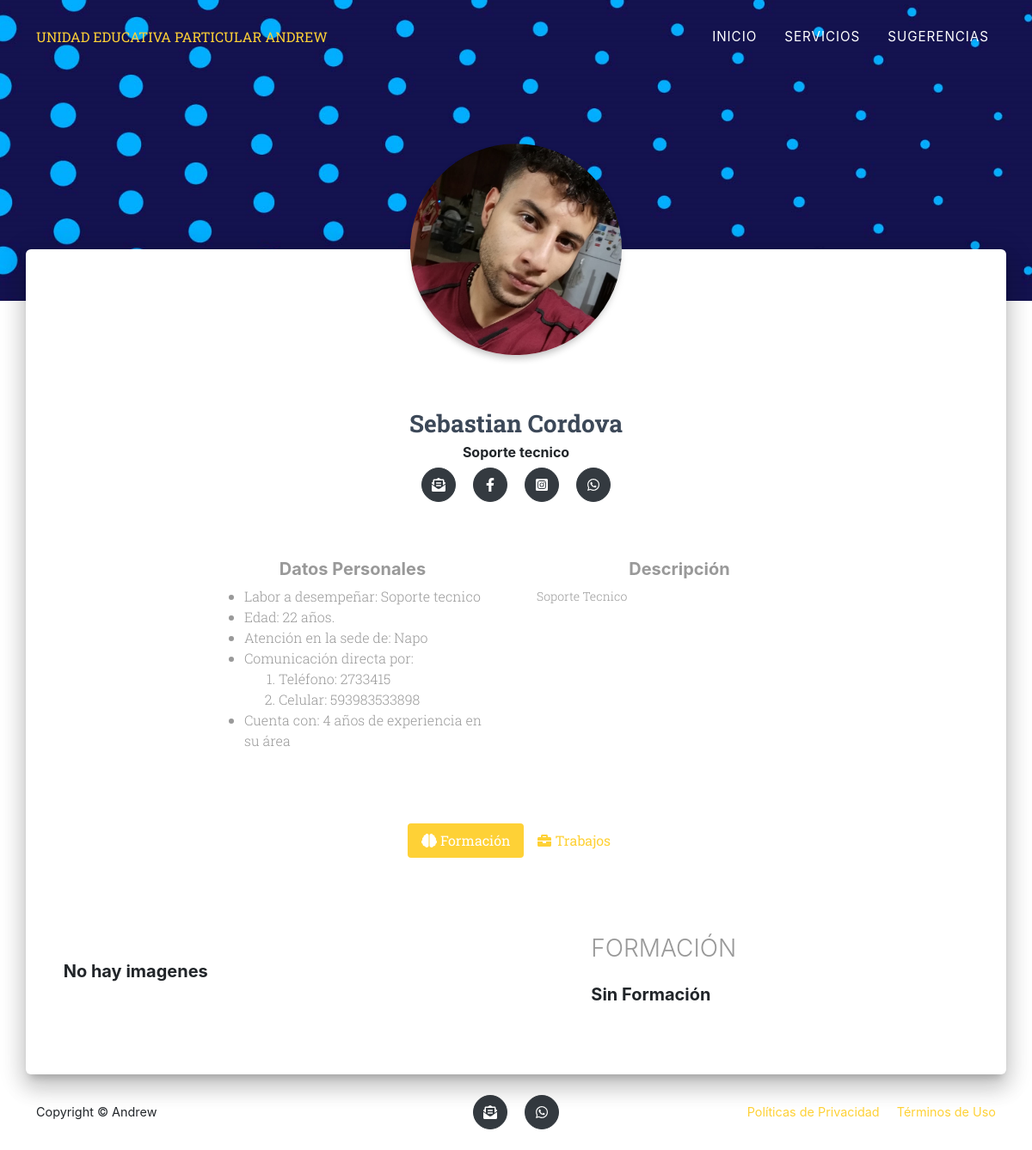
The app's page /perfil.php?id=1 with its own data.
### tables this page shows
CREATE TABLE `usuario` (
  `ID_PERSONA` int(5) NOT NULL,
  `ID_TIPO` int(2) NOT NULL,
  `ID_SERVICIOS` int(5) NOT NULL,
  `ID_LUGAR` int(5) NOT NULL,
  `NOMBRE` varchar(40) NOT NULL,
  `EDAD` int(2) NOT NULL,
  `CORREO` varchar(30) NOT NULL,
  `PSWD` varchar(20) NOT NULL,
  `DESCRIPCION` text DEFAULT NULL,
  `TELEFONO` int(10) DEFAULT NULL,
  `CELULAR` bigint(15) DEFAULT NULL,
  `AN_EXPERIENCIA` int(2) DEFAULT NULL,
  `FOTO` text DEFAULT NULL,
  `FACEBOOK` varchar(60) DEFAULT NULL,
  `INSTAGRAM` varchar(60) DEFAULT NULL,
  `NUM_VISITAS` int(5) DEFAULT 0,
  `NUM_REDES` int(5) NOT NULL DEFAULT 0,
  `NUM_SMS` int(5) NOT NULL DEFAULT 0,
  `NUM_COR` int(5) NOT NULL DEFAULT 0,
  `ESTATUS` int(11) NOT NULL DEFAULT 1
);

CREATE TABLE `servicios` (
  `ID_SERVICIOS` int(5) NOT NULL,
  `NOMBRE_SERVICIO` varchar(40) NOT NULL
);

CREATE TABLE `lugar` (
  `ID_LUGAR` int(5) NOT NULL,
  `nombre_lugar` varchar(40) NOT NULL
);

### perfil.php (the view, shortened to what this page needs)
<?php
include ('conexion.php');
$persona = array(
    'datos' => array(
    'nombre' => 'Sebastian Cordova',
    'correo' => 'isacorecal@outlook.com',
    'asunto' => 'Mas Información sobre matriculas',
    'msg' => 'Se requiere mayor información sobre las matriculas de la institucion',
    'fono' => '5930983533898'
    )
);
if(empty($_REQUEST['id'])){
    header('location: clientes.php');
}else{
    $idusuario = $_REQUEST['id'];
    $query = "SELECT ID_TIPO, s.NOMBRE_SERVICIO,s.ID_SERVICIOS,l.ID_LUGAR,l.nombre_lugar,NOMBRE,CORREO,EDAD,TELEFONO,CELULAR,AN_EXPERIENCIA,FOTO,FACEBOOK,INSTAGRAM,ID_PERSONA,DESCRIPCION,NUM_VISITAS FROM usuario, servicios s,lugar l
    WHERE usuario.ID_SERVICIOS = s.ID_SERVICIOS AND usuario.ID_LUGAR = l.ID_LUGAR AND ID_PERSONA = $idusuario ";
    $llamarUsuario = mysqli_query($conexion,$query);
    $result = mysqli_num_rows($llamarUsuario);
    $row = "";
    if($result > 0){
        $row = mysqli_fetch_array($llamarUsuario);
    }
}
?>
<!doctype html>
<html lang="es">
<head>
    <link rel="stylesheet" href="https://stackpath.bootstrapcdn.com/bootstrap/4.1.3/css/bootstrap.min.css"
>
    <link rel="stylesheet" href="css/perfil.css">
    <link rel="stylesheet"
        href="https://unpkg.com/bootstrap-material-design@4.1.1/dist/css/bootstrap-material-design.min.css"
>
    <link rel="stylesheet" href="css/estilos.css">
</head>
<body class="profile-page">
    <nav class="navbar navbar-expand-lg navbar-dark fixed-top " id="mainNav">
        <div class="container">
            <a class="masthead-subheading text-uppercase" href="index.php">UNIDAD EDUCATIVA PARTICULAR ANDREW</a>
            <div class="collapse navbar-collapse" id="navbarResponsive">
                <ul class="navbar-nav text-uppercase ml-auto">
                    <li class="nav-item"><a class="nav-link js-scroll-trigger" href="index.php">Inicio</a></li>
                    <li class="nav-item"><a class="nav-link js-scroll-trigger" href="clientes.php">
                            Servicios</a></li>
                    <li class="nav-item"><a class="nav-link js-scroll-trigger" href="sugerencias.html">Sugerencias</a>
                    </li>
                </ul>
            </div>
    </nav>
    <div class="main main-raised">
        <div class="profile-content">
            <div class="container">
                <div class="row">
                    <div class="col-md-6 ml-auto mr-auto">
                        <div class="profile">
                            <div class="avatar">
                                <?php
                                if ($row['FOTO'] == null) {
                                    $link = "http://ssl.gstatic.com/accounts/ui/avatar_2x.png";
                                } else {
                                    $link = $row['FOTO'];
                                }
                            ?>
                                <img src="<?php echo $link ?>" alt="FOTO NO REGISTRADA"
                                    class="img-raised rounded-circle img-fluid">
                            </div>
                            <div class="name">
                                <h3 class="title">
                                    <?php echo $row['NOMBRE'] ?>
                                </h3>
                                <h6>
                                    <?php echo $row['NOMBRE_SERVICIO'] ?>
                                </h6>
                                <a class="btn btn-dark btn-social mx-2" href="rdmail.php?id=<?php echo $idusuario ?>"><i class="fas fa-envelope-open-text" target="_blank"></i>
                                </a>
                                <a class="btn btn-dark btn-social mx-2" href="redireccion.php?id=<?php echo $idusuario ?>"><i
                                        class="fab fa-facebook-f" target="_blank"></i></a>
                                <a class="btn btn-dark btn-social mx-2" href="redirect2.php?id=<?php echo $idusuario ?>"><i
                                        class="fab fa-instagram-square" target="_blank"></i></a>
                                <a class="btn btn-dark btn-social mx-2" href="rdwsp.php?id=<?php echo $idusuario ?>"><i
                                        class="fab fa-whatsapp" target="_blank"></i></a>
                            </div>
                        </div>
                    </div>
                </div>
                <div class="row mt-5">
                    <div class="col-sm-1 col-md-2 col-lg-2 ml-auto">
                    </div>
                    <div class="col-sm-5 col-md-4 col-lg-4 ">
                        <div class="container description ml-auto">
                            <h5 class="text-center">
                                Datos Personales
                            </h5>
                            <ul>
                                <li>Labor a desempeñar:
                                    <?php echo $row['NOMBRE_SERVICIO'] ?>
                                </li>
                                <li>Edad:
                                    <?php echo $row['EDAD'] ?> años.
                                </li>
                                <li>Atención en la sede de:
                                    <?php echo $row['nombre_lugar'] ?>
                                </li>
                                <li>Comunicación directa por:
                                            <ol>
                                                <li>Teléfono:
                                                    <?php echo $row['TELEFONO'] ?>
                                                </li>
                                                <li>Celular:
                                                    <?php echo $row['CELULAR'] ?>
                                                </li>
                                            </ol>
                                        </li>
                                        <li>Cuenta con:
                                            <?php echo $row['AN_EXPERIENCIA'] ?> años de experiencia en su área
                                        </li>
                            </ul>
                        </div>
                    </div>
                    <div class="col-sm-4 col-md-4 col-lg-4 ml-auto">
                        <div class="container-fluid description text-justify">
                            <h5 class="text-center">
                                Descripción
                            </h5>
                            <p>
                            <?php
                                            if($row['DESCRIPCION']==null){
                                                echo "El usuario no ha agregado su descripción personal";
                                            }else{
                                                echo $row['DESCRIPCION'];
                                            }
                                            ?>
                            </p>
                        </div>
                    </div>
                    <div class="col-sm-1 col-md-2 col-lg-2 ml-auto">
                    </div>
                </div>
                <div class="profile-tabs">
                    <ul class="nav nav-pills nav-pills-icons justify-content-center" role="tablist">
                        <li class="nav-item">
                            <a class="nav-link active" href="#studio" role="tab" data-toggle="tab" id="experienciabtn">
                                <i class="fas fa-brain"></i>
                                Formación
                            </a>
                        </li>
                        <li class="nav-item">
                            <a class="nav-link" href="#works" role="tab" data-toggle="tab" id="trabajobtn">
                                <i class="fas fa-briefcase"></i>
                                Trabajos
                            </a>
                        </li>
                    </ul>
                </div>
                <div class="row ">
                    <div class="col-sm-6 col-md-6 col-lg-6 mr-auto ml-auto ">
                        <div class="container mr-auto ml-auto">
                            <div class="tab-content tab-space">
                                <div class="tab-pane active gallery" id="studio">
                                    <div class="row">
                                    <?php
                                        $ID = $idusuario;
                                        $query4 = "SELECT f.FOTO1,f.FOTO2 FROM FORMACION f,USUARIO U WHERE f.ID_PERSONA = '$ID' AND U.ID_PERSONA = '$ID'";
                                        include "conexion.php";
                                        $IMGS_F = mysqli_query($conexion,$query4);
                                        $result = mysqli_num_rows($IMGS_F);
                                            if($result >0){
                                                while($data4 = mysqli_fetch_array($IMGS_F)){
                                        ?>
                                            <div class="col-md-6">
                                                <img src="<?php echo $data4[0] ?>"
                                                    class="rounded">
                                            </div>
                                            <div class="col-md-6">
                                                <img src="<?php echo $data4[1] ?>"
                                                    class="rounded">
                                            </div>
                                            <?php
                                        }
                                }else {
                                    echo "<br class='mt-5'><h5 class='descripcion mt-5'>No hay imagenes</h5>";
                                }
                                ?>
                                    </div>
                                </div>
                            </div>
                        </div>
                    </div>
                    <div class="col-sm-6 col-md-6 col-lg-5 mt-5 mr-auto">
                        <br>
                        <div class="container-fluid text-justify" id="experiencia">
                        <h3 class="description">FORMACIÓN</h3>
                        <?php
                        $ID = $idusuario;
                        $query = "SELECT f.DESCRIPCION FROM FORMACION f,USUARIO U WHERE f.ID_PERSONA = '$ID' AND U.ID_PERSONA = '$ID'";
                        include "conexion.php";
                        $DESC_F = mysqli_query($conexion,$query);
                        $result = mysqli_num_rows($DESC_F);
                            if($result >0){
                                while($data2 = mysqli_fetch_array($DESC_F)){
                                    ?>
                                    <p class="description">
                                        <ul class="description">
                                            <li>
                                            <?php echo $data2[0] ?>
                                            </li>
                                        </ul>
                                    </p>
                                    <?php
                                        }
                                } else {
                                    echo "<br><h5 class='descripcion'>Sin Formación</h5>";
                                }
                                ?>
                        </div>
                    </div>
                </div>
            </div>
        </div>
    </div>
    <footer class="footer py-4">
        <div class="container">
            <div class="row align-items-center">
                <div class="col-sm-3 col-md-4 col-lg-4 text-lg-left">Copyright © Andrew</div>
                <div class="col-sm-6 col-md-4 col-lg-4 my-3 my-lg-0">
                    <a class="btn btn-dark btn-social mx-2" href="mailto:
                <?php echo $persona["datos"]["correo"]; ?>
                        ?subject=
                        <?php echo $persona["datos"]["asunto"]; ?>
                        &body=
                        <?php echo $persona["datos"]["msg"]; ?>
                        "><i class="fas fa-envelope-open-text"></i>
                    </a>
                    <a class="btn btn-dark btn-social mx-2" href="https://api.whatsapp.com/send?phone=
                    <?php echo $persona["datos"]["fono"]; ?>&text=
                        <?php echo $persona["datos"]["msg"]; ?>" target="_blank"><i class="fab fa-whatsapp"></i>
                    </a>
                </div>
                <div class="col-sm-3 col-md-4 col-lg-4 text-lg-right">
                    <a class="mr-3" href="#!">Políticas de Privacidad</a>
                    <a href="#!">Términos de Uso</a>
                </div>
            </div>
        </div>
    </footer>
</body>
</html>

### css/perfil.css (style rules this page uses)
.main-raised { margin: -60px 30px 0; border-radius: 6px; box-shadow: 0 16px 24px 2px rgba(0,0,0,.14), 0 6px 30px 5px rgba(0,0,0,.12), 0 8px 10px -5px rgba(0,0,0,.2); }
.main { background: #FFF; position: relative; z-index: 3; }
.profile-page .profile { text-align: center; }
.profile-page .profile img { max-width: 45%; width: 100%; margin: 0 auto; -webkit-transform: translate3d(0,-50%,0); -moz-transform: translate3d(0,-50%,0); -o-transform: translate3d(0,-50%,0); -ms-transform: translate3d(0,-50%,0); transform: translate3d(0,-50%,0); }
.img-raised { box-shadow: 0 5px 15px -8px rgba(0,0,0,.24), 0 8px 10px -5px rgba(0,0,0,.2); }
.rounded-circle { border-radius: 50%!important; }
.img-fluid, .img-thumbnail { max-width: 100%; height: auto; }
.title { margin-top: 20px; min-height: 32px; color: #3C4858; font-weight: 700; font-family: "Roboto Slab","Times New Roman",serif; }
.profile-page .description { margin: 1.071rem auto 0; max-width: 600px; color: #999; font-weight: 300; }
p { font-size: 14px; margin: 0 0 10px; }
.profile-page .profile-tabs { margin-top: 4.284rem; }
.tab-space { padding: 20px 0 50px; }
.profile-page .gallery { margin-top: 3.213rem; padding-bottom: 50px; }
.profile-page .profile .name { margin-top: -80px; }

### records on screen
usuario: FOTO (picture), NOMBRE "Sebastian Cordova", ID_SERVICIOS.NOMBRE_SERVICIO "Soporte tecnico", EDAD "22", ID_LUGAR.nombre_lugar "Napo", TELEFONO "2733415", CELULAR "593983533898", AN_EXPERIENCIA "4", DESCRIPCION "Soporte Tecnico"
